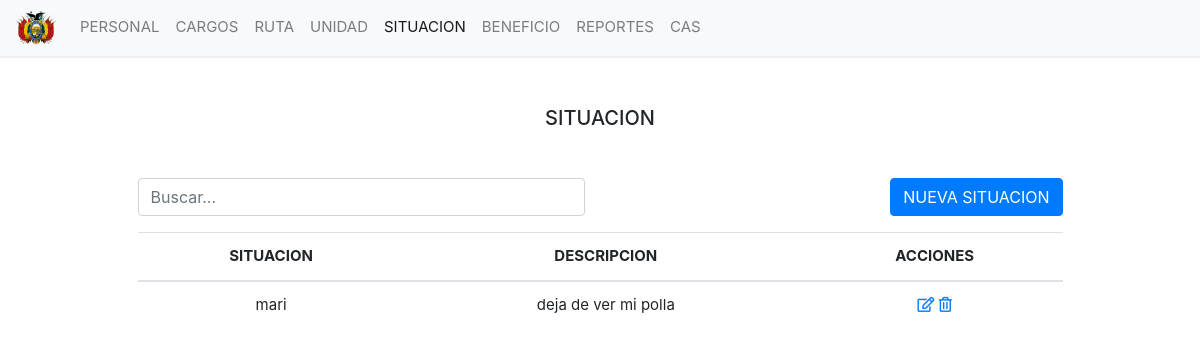
/views/vacaciones/situacion.php, run on an earlier commit of the app's database.
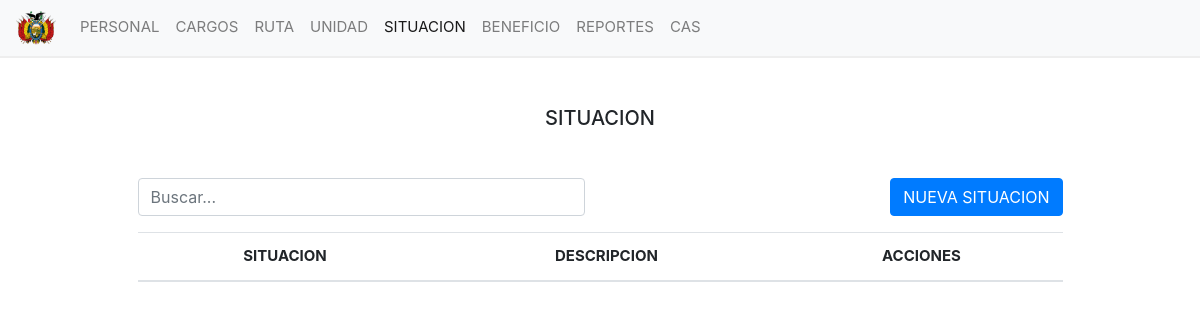
And on a later commit of the database.
### tables this page shows
CREATE TABLE `situacion` (
  `cod_situacion` int(11) NOT NULL,
  `tipo_situacion` varchar(50) NOT NULL,
  `descripcion` varchar(255) NOT NULL,
  `estado` tinyint(1) NOT NULL
);

### models/Situacion.php (called while the page is built, shortened)
<?php
    class Situacion{
        private $tabla;
        public function __construct(){
            $this->tabla = 'situacion';
        }
        public function read(){
            $conex = new Database();
            $conexion = $conex->connect();
            try {
                $query = "SELECT * FROM $this->tabla WHERE estado = true";
                return $conexion->query($query)->fetchAll();
            } catch (PDOException $e) {
                exit("Error: ".$e->getMessage());
            }
        }
    }

### views/vacaciones/situacion.php (the view, shortened to what this page needs)
<!DOCTYPE html>
<html lang="en">
<?php
    include '../layout/head.php';
?>
<body>
    <nav class="navbar navbar-expand-lg navbar-light bg-light">
        <div class="collapse navbar-collapse" id="navbarNavDropdown">
            <ul class="navbar-nav mr-auto">
                <li class="nav-item">
                    <a href="../../">
                        <img src="../../public/img/logo.png" alt="Logo index" width="40" height="40">
                    </a>
                </li>
                <li class="nav-item">
                    <a class="nav-link" href="#"></a>
                </li>
                <li class="nav-item">
                    <a class="nav-link" href="personal">PERSONAL</a>
                </li>
                <li class="nav-item">
                    <a class="nav-link" href="cargos">CARGOS</a>
                </li>
                <li class="nav-item">
                    <a class="nav-link" href="#">RUTA</a>
                </li>
                <li class="nav-item">
                    <a class="nav-link" href="unidad">UNIDAD</a>
                </li>
                <li class="nav-item active">
                    <a class="nav-link" href="">SITUACION</a>
                </li>
                <li class="nav-item">
                    <a class="nav-link" href="beneficio">BENEFICIO</a>
                </li>
                <li class="nav-item">
                    <a class="nav-link" href="#">REPORTES</a>
                </li>
                <li class="nav-item">
                    <a class="nav-link" href="cas">CAS</a>
                </li>
            </ul>
        </div>
    </nav>
    <div class="container mt-5">
        <div class="d-flex justify-content-center">
            <div class="col-10" style="padding : 0;">
                <h5 class="text-center">SITUACION</h5>
                <div class="row mt-5">
                    <div class="col">
                        <div class="form-group">
                            <input type="text" class="form-control" placeholder="Buscar...">
                        </div>
                    </div>
                    <div class="col">
                        <div class="form-group text-right">
                            <button type="button" class="btn btn-primary" data-toggle="modal"
                                data-target="#modalNuevaSituacion">
                                NUEVA SITUACION
                            </button>
                        </div>
                    </div>
                </div>
                <div class="table-responsive">
                    <table class="table table-hover">
                        <thead>
                            <tr>
                                <th scope="col" class="text-center">SITUACION</th>
                                <th scope="col" class="text-center">DESCRIPCION</th>
                                <th scope="col" class="text-center">ACCIONES</th>
                            </tr>
                        </thead>
                        <tbody>
                            <?php
                                require_once '../../models/situacion.php';
                                $situ = new Situacion();
                                $situacion = $situ->read();
                                foreach ($situacion as $sit) {
                            ?>
                                <tr>
                                    <td class="text-center"><?= $sit['tipo_situacion'];?></td>
                                    <td class="text-center"><?= $sit['descripcion']; ?></td>
                                    <td class="text-center">
                                        <a href="" title="Editar" data-toggle="modal" data-target="#modalEditar<?= $sit['cod_situacion'];?>"><i
                                                class="far fa-edit"></i></a>
                                        <a href="" title="Eliminar" data-toggle="modal" data-target="#modalEliminar<?= $sit['cod_situacion'];?>"><i
                                                class="far fa-trash-alt"></i></a>
                                    </td>
                                </tr>
                            <?php
                                }
                            ?>
                        </tbody>
                    </table>
                </div>
            </div>
        </div>
    </div>
</body>
</html>

### views/layout/head.php (shortened to what this page needs)
<head>
    <link rel="stylesheet" href="https://maxcdn.bootstrapcdn.com/bootstrap/4.0.0/css/bootstrap.min.css">
    <link rel="stylesheet" href="../../public/css/style.css">
    <link href="https://unpkg.com/gijgo@1.9.13/css/gijgo.min.css" rel="stylesheet" type="text/css" />
    <link rel="stylesheet" href="https://use.fontawesome.com/releases/v5.8.1/css/all.css">
</head>

### public/css/style.css (style rules this page uses)
.navbar { border-bottom: 2px solid #eee; }
body { font-size: 15px; }

What changed in the data, as far as the page shows it:
removed situacion: tipo_situacion "mari", descripcion "deja de ver mi polla"
